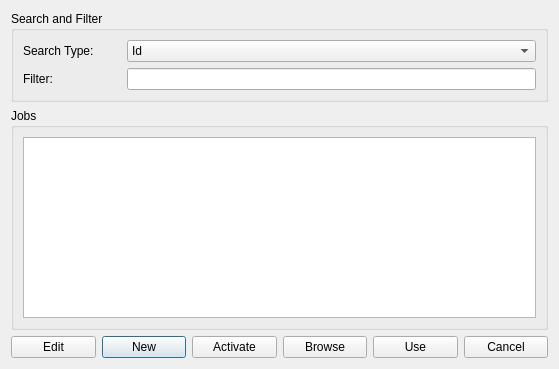
<?xml version="1.0" encoding="UTF-8"?>
<ui version="4.0">
 <class>searchJobs</class>
 <widget class="QDialog" name="searchJobs">
  <property name="geometry">
   <rect>
    <x>0</x>
    <y>0</y>
    <width>559</width>
    <height>369</height>
   </rect>
  </property>
  <property name="windowTitle">
   <string>Jobs</string>
  </property>
  <layout class="QGridLayout" name="gridLayout">
   <item row="1" column="0" colspan="6">
    <widget class="QGroupBox" name="groupBox_2">
     <property name="title">
      <string>Jobs</string>
     </property>
     <layout class="QGridLayout" name="gridLayout_3">
      <item row="0" column="0">
       <widget class="QTableView" name="tableView">
        <property name="selectionMode">
         <enum>QAbstractItemView::SingleSelection</enum>
        </property>
        <property name="selectionBehavior">
         <enum>QAbstractItemView::SelectRows</enum>
        </property>
       </widget>
      </item>
     </layout>
    </widget>
   </item>
   <item row="0" column="0" colspan="6">
    <widget class="QGroupBox" name="groupBox">
     <property name="title">
      <string>Search and Filter</string>
     </property>
     <layout class="QGridLayout" name="gridLayout_2">
      <item row="0" column="0">
       <widget class="QLabel" name="label">
        <property name="text">
         <string>Search Type:        </string>
        </property>
       </widget>
      </item>
      <item row="1" column="0">
       <widget class="QLabel" name="label_2">
        <property name="text">
         <string>Filter:</string>
        </property>
       </widget>
      </item>
      <item row="0" column="1">
       <widget class="QComboBox" name="comboBox">
        <item>
         <property name="text">
          <string>Id</string>
         </property>
        </item>
        <item>
         <property name="text">
          <string>Name</string>
         </property>
        </item>
        <item>
         <property name="text">
          <string>User Id</string>
         </property>
        </item>
        <item>
         <property name="text">
          <string>Status</string>
         </property>
        </item>
       </widget>
      </item>
      <item row="1" column="1">
       <widget class="QLineEdit" name="lineEdit"/>
      </item>
     </layout>
    </widget>
   </item>
   <item row="2" column="1">
    <widget class="QPushButton" name="newJobPushButton">
     <property name="text">
      <string>New</string>
     </property>
    </widget>
   </item>
   <item row="2" column="3">
    <widget class="QPushButton" name="pushButton_5">
     <property name="text">
      <string>Browse</string>
     </property>
    </widget>
   </item>
   <item row="2" column="5">
    <widget class="QPushButton" name="pushButton_6">
     <property name="text">
      <string>Cancel</string>
     </property>
    </widget>
   </item>
   <item row="2" column="2">
    <widget class="QPushButton" name="pushButton_4">
     <property name="text">
      <string>Activate</string>
     </property>
    </widget>
   </item>
   <item row="2" column="0">
    <widget class="QPushButton" name="pushButton">
     <property name="text">
      <string>Edit</string>
     </property>
    </widget>
   </item>
   <item row="2" column="4">
    <widget class="QPushButton" name="pushButton_2">
     <property name="text">
      <string>Use</string>
     </property>
    </widget>
   </item>
  </layout>
 </widget>
 <resources/>
 <connections/>
</ui>
